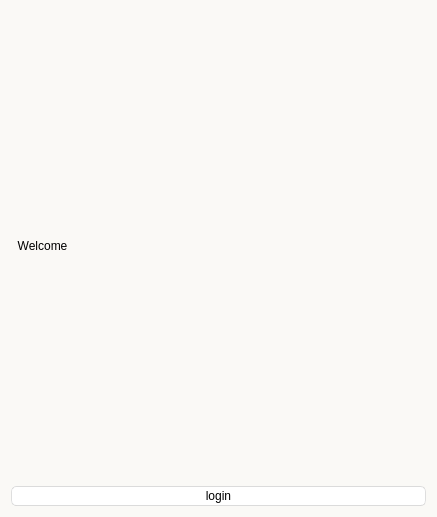
<?xml version="1.0" encoding="UTF-8"?>
<ui version="4.0">
 <class>WelcomeWindow</class>
 <widget class="QWidget" name="WelcomeWindow">
  <property name="geometry">
   <rect>
    <x>0</x>
    <y>0</y>
    <width>437</width>
    <height>517</height>
   </rect>
  </property>
  <property name="windowTitle">
   <string>Form</string>
  </property>
  <property name="styleSheet">
   <string notr="true">background:rgb(250, 249, 246)</string>
  </property>
  <layout class="QGridLayout" name="gridLayout">
   <item row="0" column="0">
    <widget class="QLabel" name="label">
     <property name="styleSheet">
      <string notr="true">font: 25 50pt &quot;Bahnschrift Light&quot;;</string>
     </property>
     <property name="text">
      <string>  Welcome</string>
     </property>
    </widget>
   </item>
   <item row="1" column="0">
    <widget class="QPushButton" name="login_btn">
     <property name="styleSheet">
      <string notr="true">QPushButton{
	font: 25 18pt &quot;Bahnschrift Light&quot;;
	border-style: solid;
	border-top-color: qlineargradient(spread:pad, x1:0.5, y1:1, x2:0.5, y2:0, stop:0 rgb(215, 215, 215), stop:1 rgb(222, 222, 222));
	border-right-color: qlineargradient(spread:pad, x1:0, y1:0.5, x2:1, y2:0.5, stop:0 rgb(217, 217, 217), stop:1 rgb(227, 227, 227));
	border-left-color: qlineargradient(spread:pad, x1:0, y1:0.5, x2:1, y2:0.5, stop:0 rgb(227, 227, 227), stop:1 rgb(217, 217, 217));
	border-bottom-color: qlineargradient(spread:pad, x1:0.5, y1:1, x2:0.5, y2:0, stop:0 rgb(215, 215, 215), stop:1 rgb(222, 222, 222));
	border-width: 1px;
	border-radius: 5px;
	color: rgb(0,0,0);
	padding: 2px;
	background-color: rgb(255,255,255);
}
QPushButton:hover{
	border-style: solid;
	border-top-color: qlineargradient(spread:pad, x1:0.5, y1:1, x2:0.5, y2:0, stop:0 rgb(195, 195, 195), stop:1 rgb(222, 222, 222));
	border-right-color: qlineargradient(spread:pad, x1:0, y1:0.5, x2:1, y2:0.5, stop:0 rgb(197, 197, 197), stop:1 rgb(227, 227, 227));
	border-left-color: qlineargradient(spread:pad, x1:0, y1:0.5, x2:1, y2:0.5, stop:0 rgb(227, 227, 227), stop:1 rgb(197, 197, 197));
	border-bottom-color: qlineargradient(spread:pad, x1:0.5, y1:1, x2:0.5, y2:0, stop:0 rgb(195, 195, 195), stop:1 rgb(222, 222, 222));
	border-width: 1px;
	border-radius: 5px;
	color: rgb(0,0,0);
	padding: 2px;
	background-color: rgb(255,255,255);
}
QPushButton:pressed{
	border-style: solid;
	border-top-color: qlineargradient(spread:pad, x1:0.5, y1:1, x2:0.5, y2:0, stop:0 rgb(215, 215, 215), stop:1 rgb(222, 222, 222));
	border-right-color: qlineargradient(spread:pad, x1:0, y1:0.5, x2:1, y2:0.5, stop:0 rgb(217, 217, 217), stop:1 rgb(227, 227, 227));
	border-left-color: qlineargradient(spread:pad, x1:0, y1:0.5, x2:1, y2:0.5, stop:0 rgb(227, 227, 227), stop:1 rgb(217, 217, 217));
	border-bottom-color: qlineargradient(spread:pad, x1:0.5, y1:1, x2:0.5, y2:0, stop:0 rgb(215, 215, 215), stop:1 rgb(222, 222, 222));
	border-width: 1px;
	border-radius: 5px;
	color: rgb(0,0,0);
	padding: 2px;
	background-color: rgb(142,142,142);
}
QPushButton:disabled{
	border-style: solid;
	border-top-color: qlineargradient(spread:pad, x1:0.5, y1:1, x2:0.5, y2:0, stop:0 rgb(215, 215, 215), stop:1 rgb(222, 222, 222));
	border-right-color: qlineargradient(spread:pad, x1:0, y1:0.5, x2:1, y2:0.5, stop:0 rgb(217, 217, 217), stop:1 rgb(227, 227, 227));
	border-left-color: qlineargradient(spread:pad, x1:0, y1:0.5, x2:1, y2:0.5, stop:0 rgb(227, 227, 227), stop:1 rgb(217, 217, 217));
	border-bottom-color: qlineargradient(spread:pad, x1:0.5, y1:1, x2:0.5, y2:0, stop:0 rgb(215, 215, 215), stop:1 rgb(222, 222, 222));
	border-width: 1px;
	border-radius: 5px;
	color: #808086;
	padding: 2px;
	background-color: rgb(142,142,142);
}</string>
     </property>
     <property name="text">
      <string>login</string>
     </property>
    </widget>
   </item>
  </layout>
 </widget>
 <resources/>
 <connections/>
</ui>
